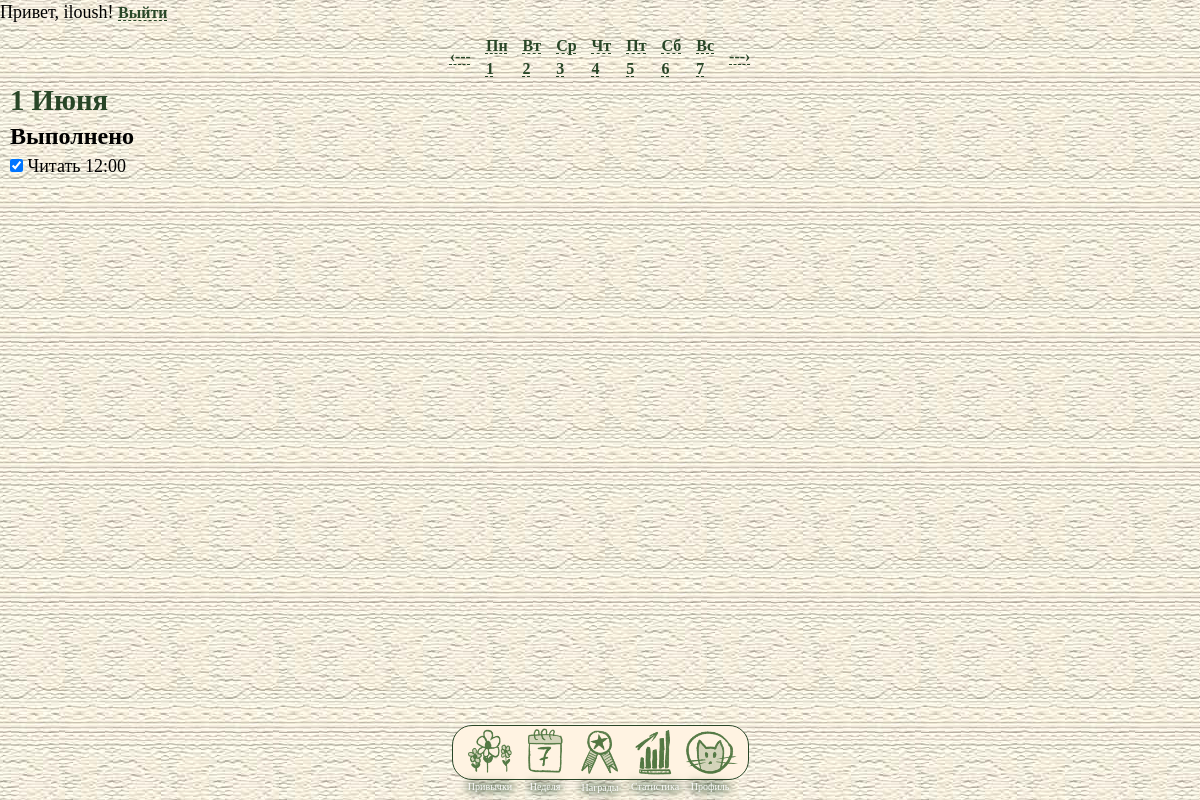
/week?offset=1 (signed in), run on the app's committed database.
### app/models.py (models this page shows, shortened)
class User(UserMixin, db.Model):
    __tablename__ = 'users'
    id = db.Column(db.Integer, primary_key=True)
    email = db.Column(db.String(120), unique=True, nullable=False)
    username = db.Column(db.String(80), nullable=False)
    password_hash = db.Column(db.String(255), nullable=False)
    avatar_url = db.Column(db.String(255), nullable=True)
    experience = db.Column(db.Integer, default=0, nullable=False)
    days_streak = db.Column(db.Integer, default=0, nullable=False)
    created_at = db.Column(db.DateTime, default=datetime.utcnow, nullable=False)
    is_admin = db.Column(db.Boolean, default=False, nullable=False)
    habits = db.relationship('Habit', backref='user', lazy=True, cascade='all, delete-orphan')
    habit_logs = db.relationship('HabitLog', backref='user', lazy=True, cascade='all, delete-orphan')
    user_rewards = db.relationship('UserReward', backref='user', lazy=True, cascade='all, delete-orphan')
    user_weekly_rewards = db.relationship('UserWeeklyReward', backref='user', lazy=True, cascade='all, delete-orphan')

class Habit(db.Model):
    __tablename__ = 'habits'
    id = db.Column(db.Integer, primary_key=True)
    user_id = db.Column(db.Integer, db.ForeignKey('users.id'), nullable=False)
    title = db.Column(db.String(120), nullable=False)
    description = db.Column(db.Text, nullable=True)
    icon = db.Column(db.String(255), default='star', nullable=True)  # путь к картинке или 'star'
    frequency = db.Column(db.String(20), nullable=False)  # 'daily' / 'weekly'
    target_days = db.Column(JSON, nullable=True)  # list[int], напр. [1, 3, 5]
    reminder_time = db.Column(db.Time, nullable=True)
    color = db.Column(db.String(20), default='#4CAF50', nullable=False)
    is_active = db.Column(db.Boolean, default=True, nullable=False)
    created_at = db.Column(db.DateTime, default=datetime.utcnow, nullable=False)
    logs = db.relationship('HabitLog', backref='habit', lazy=True, cascade='all, delete-orphan')

### app/routes.py (the view)
@main.route('/week')
@login_required
def week():
    offset = request.args.get('offset', 0, type=int)
    today = date.today()
    monday = today - timedelta(days=today.weekday()) + timedelta(weeks=offset)
    sunday = monday + timedelta(days=6)
    default_sel = today.weekday() if monday <= today <= sunday else 0
    sel = request.args.get('day', default_sel, type=int)
    if sel < 0 or sel > 6:
        sel = default_sel
    user_habits = Habit.query.filter_by(user_id=current_user.id, is_active=True).all()
    week_logs = HabitLog.query.filter(
        HabitLog.user_id == current_user.id,
        HabitLog.is_done.is_(True),
        HabitLog.log_date >= monday,
        HabitLog.log_date <= sunday,
    ).all()
    done_set = {(log.habit_id, log.log_date) for log in week_logs}
    days = []
    for i in range(7):
        d = monday + timedelta(days=i)
        iso_dow = i + 1  # 1=Пн ... 7=Вс
        scheduled = [h for h in user_habits if _habit_scheduled_on(h, d, iso_dow)]
        scheduled.sort(key=lambda h: (h.reminder_time is None, h.reminder_time))
        pending, done = [], []
        for h in scheduled:
            (done if (h.id, d) in done_set else pending).append(h)
        days.append({
            'index': i,
            'date': d,
            'date_iso': d.isoformat(),
            'name': DAY_NAMES[i],
            'day_num': d.day,
            'label': f'{d.day} {MONTHS_GEN[d.month - 1].capitalize()}',
            'is_today': d == today,
            'is_selected': i == sel,
            'pending': pending,
            'done': done,
        })
    return render_template(
        'week.html',
        days=days,
        offset=offset,
        selected_index=sel,
    )

### app/models.py (called while the page is built)
@login_manager.user_loader
def load_user(user_id: str):
    return User.query.get(int(user_id))

### app/routes.py (called while the page is built)
def _habit_scheduled_on(habit, day: date, iso_dow: int) -> bool:
    if day < habit.created_at.date():
        return False
    if habit.frequency == 'daily':
        return True
    if habit.frequency == 'weekly' and habit.target_days:
        return iso_dow in habit.target_days
    return False

### app/templates/week.html (shortened to what this page needs)
{% extends "base.html" %}
{% macro habit_row(habit, done, day, offset) %}
<form class="week-toggle-form" method="POST"
      action="{{ url_for('main.habit_toggle', habit_id=habit.id) }}">
    <label class="week-habit {% if done %}is-done{% endif %}">
        <input class="week-habit-check" type="checkbox"
               {% if done %}checked{% endif %} onchange="this.form.submit()">
        <span class="week-habit-title">{{ habit.title }}</span>
        {% if habit.reminder_time %}
        <span class="week-habit-time">{{ habit.reminder_time.strftime('%H:%M') }}</span>
        {% endif %}
    </label>
</form>
{% endmacro %}
{% block content %}
<section class="week-page">
    <div class="week-strip">
        <a class="week-arrow week-arrow-prev" href="{{ url_for('main.week', offset=offset - 1) }}">‹---</a>
        {% for day in days %}
        <a class="week-day-btn {% if day.is_selected %}is-selected{% endif %} {% if day.is_today %}is-today{% endif %}"
           data-day="{{ day.index }}"
           data-label="{{ day.label }}"
           href="{{ url_for('main.week', offset=offset, day=day.index) }}">
            <div class="week-day-btn-name">{{ day.name }}</div>
            <div class="week-day-btn-num">{{ day.day_num }}</div>
        </a>
        {% endfor %}
        <a class="week-arrow week-arrow-next" href="{{ url_for('main.week', offset=offset + 1) }}">---›</a>
    </div>
    <h1 class="week-selected-date">
        {% for day in days if day.is_selected %}{{ day.label }}{% endfor %}
    </h1>
    {% for day in days %}
    <div class="week-day-panel" data-day="{{ day.index }}" {% if not day.is_selected %}hidden{% endif %}>
        {% if day.done %}
        <div class="week-done">
            <h2 class="week-done-title">Выполнено</h2>
            {% for habit in day.done %}
                {{ habit_row(habit, true, day, offset) }}
            {% endfor %}
        </div>
        {% endif %}
    </div>
    {% endfor %}
</section>
{% endblock %}

### app/templates/base.html (shortened to what this page needs)
<!DOCTYPE html>
<html lang="en">
<head>
    <link rel="stylesheet" href="{{ url_for('static', filename='css/style.css') }}">
    <link rel="stylesheet" href="{{ url_for('static', filename='css/habits.css') }}">
    <link rel="stylesheet" href="{{ url_for('static', filename='css/reg_auth.css') }}">
    <link rel="stylesheet" href="{{ url_for('static', filename='css/week.css') }}">
</head>
<body>
    <header id="auth-bar">
        {% if current_user.is_authenticated %}
            <span>Привет, {{ current_user.username }}{% if current_user.is_admin %} (admin){% endif %}!</span>
            <a href="{{ url_for('auth.logout') }}">Выйти</a>
        {% else %}
            <a href="{{ url_for('auth.login') }}">Войти</a>
            <a href="{{ url_for('auth.register') }}">Регистрация</a>
        {% endif %}
    </header>
    <main>
        {% block content %}{% endblock %}
    </main>
<div id="main-menu">
    <div id="dock">
        <a href="{{ url_for('main.habits') }}">
            <div class="dock-button">
                <img src="{{ url_for('static', filename='images/dock/habits_icon.png') }}" alt="">
                <p>Привычки</p>
            </div>
        </a>
        <a href="{{ url_for('main.week') }}">
            <div class="dock-button">
                <img src="{{ url_for('static', filename='images/dock/week_icon.png') }}" alt="">
                <p>Неделя</p>
            </div>
        </a>
        <div class="dock-button">
            <img src="{{ url_for('static', filename='images/dock/achievements_icon.png') }}" alt="">
            <p>Награды</p>
        </div>
        <a href="{{ url_for('main.statistics') }}">
            <div class="dock-button">
                <img src="{{ url_for('static', filename='images/dock/statistics_icon.png') }}" alt="">
                <p>Статистика</p>
            </div>
        </a>
        <a href="{{ url_for('main.profile') }}">
            <div class="dock-button">
                <img src="{{ url_for('static', filename='images/dock/user_icon.png') }}" alt="">
                <p>Профиль</p>
            </div>
        </a>
    </div>
</div>
</body>
</html>

### app/static/css/style.css (style rules this page uses)
:root { --dark-green: #284627; --dark-green-transp: #28462783; --light-beige: rgb(255, 243, 226); --dock-height: 75px; --btn-font-size: 1rem; }
* { margin: 0; padding: 0; box-sizing: border-box; }
html { min-height: 100%; background-color: var(--light-beige); background-image: url("../images/backgrounds/cloth064.jpg"); background-position: center; }
body { min-height: 100vh; background: transparent; font-family: "Raleway"; line-height: 1.4; font-size: 18px; }
p { font-size: 1rem; font-weight: 500; }
a { font-size: 1rem; font-weight: 600; color: var(--dark-green); text-decoration-line: underline; text-decoration-style: dashed; text-decoration-thickness: 1px; text-underline-offset: 2px; }
h1 { font-family: "Raleway-Italic"; color: var(--dark-green); font-size: 1.8rem; font-weight: 700; }
h2 { font-size: 1.5rem; font-weight: 600; }
main { padding: 10px; padding-bottom: calc(var(--dock-height) + 20px); }
#main-menu { z-index: 100; width: 100%; position: fixed; bottom: 20px; }
#dock { margin: auto; padding: 0 10px 0 10px; height: 55px; width: max-content; display: flex; justify-content: center; align-items: flex-end; background-color: var(--light-beige); border: 1px solid var(--dark-green); border-radius: 20px; }
.dock-button { height: 55px; width: 55px; transition: all ease 0.2s; }
.dock-button p { margin-top: -5px; font-size: 10px; text-align: center; color: white; filter: drop-shadow(0 0 3px var(--dark-green)) drop-shadow(0 0 5px var(--dark-green)); }
#dock a { text-decoration: none; }
.dock-button img { width: 100%; }

### app/static/css/reg_auth.css (style rules this page uses)
label { margin-bottom: 10px; }
input { outline: none; padding: 6px; border: 1px solid var(--dark-green); border-radius: 5px; }

### app/static/css/week.css (style rules this page uses)
.week-strip { display: flex; flex-direction: row; justify-content: center; align-items: center; gap: 15px; }

### data on the page
User: username "iloush"
Habit: title "Читать", reminder_time "12:00"

### other printed values
{{ day.name }} "Пн" "Вт" "Ср" "Чт" "Пт" "Сб" "Вс"
{{ day.day_num }} "1" "2" "3" "4" "5" "6" "7"
{{ day.label }} "1 Июня"
